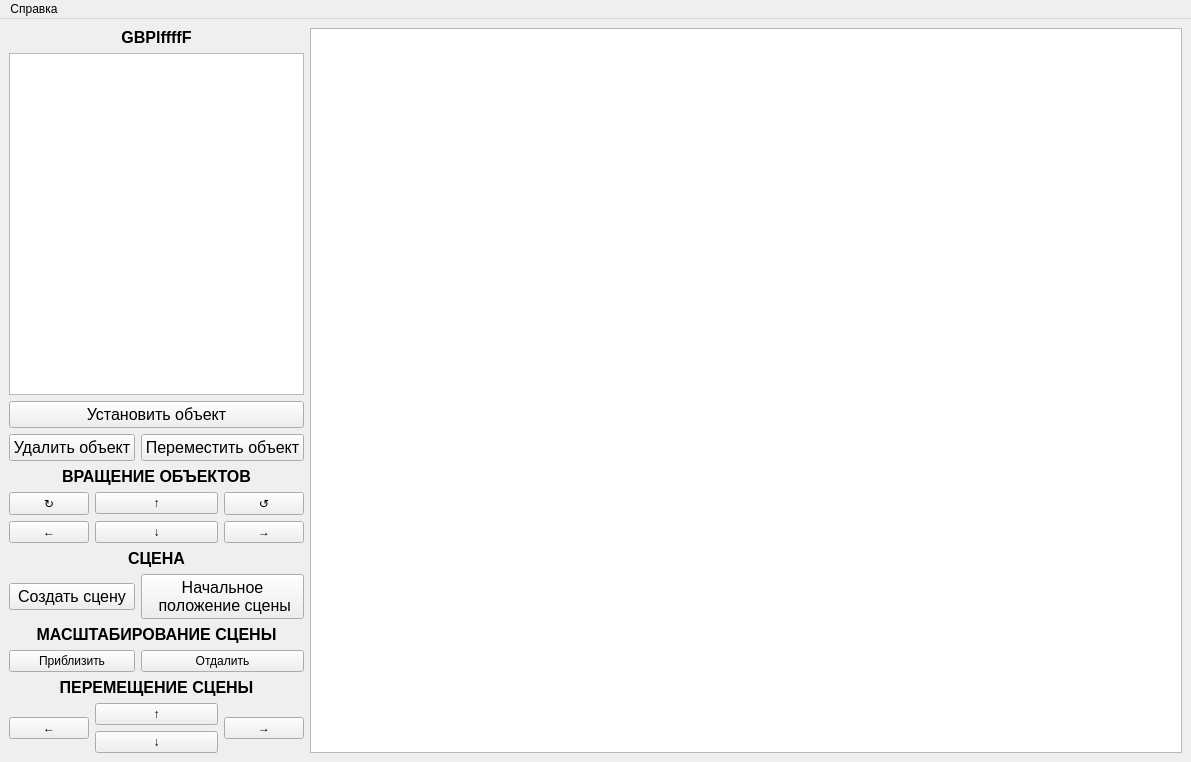
<?xml version="1.0" encoding="UTF-8"?>
<ui version="4.0">
 <class>MainWindow</class>
 <widget class="QMainWindow" name="MainWindow">
  <property name="geometry">
   <rect>
    <x>0</x>
    <y>0</y>
    <width>1191</width>
    <height>762</height>
   </rect>
  </property>
  <property name="windowTitle">
   <string>Курсовая работа, Ковалец</string>
  </property>
  <property name="windowIcon">
   <iconset>
    <normaloff>imgs/icon.ico</normaloff>imgs/icon.ico</iconset>
  </property>
  <widget class="QWidget" name="centralwidget">
   <layout class="QGridLayout" name="gridLayout">
    <item row="12" column="1" colspan="2">
     <widget class="QPushButton" name="pushButton_up_scene">
      <property name="text">
       <string>↑</string>
      </property>
     </widget>
    </item>
    <item row="12" column="3" rowspan="2">
     <widget class="QPushButton" name="pushButton_right_scene">
      <property name="text">
       <string>→</string>
      </property>
     </widget>
    </item>
    <item row="8" column="2" colspan="2">
     <widget class="QPushButton" name="pushButton_sceneToInitianPosition">
      <property name="font">
       <font>
        <pointsize>12</pointsize>
       </font>
      </property>
      <property name="text">
       <string>Начальное
 положение сцены</string>
      </property>
     </widget>
    </item>
    <item row="3" column="2" colspan="2">
     <widget class="QPushButton" name="pushButton_moveModel">
      <property name="font">
       <font>
        <pointsize>12</pointsize>
       </font>
      </property>
      <property name="text">
       <string>Переместить объект</string>
      </property>
     </widget>
    </item>
    <item row="5" column="1" colspan="2">
     <widget class="QPushButton" name="pushButton_up">
      <property name="text">
       <string>↑</string>
      </property>
     </widget>
    </item>
    <item row="2" column="0" colspan="4">
     <widget class="QPushButton" name="pushButton_addModel">
      <property name="font">
       <font>
        <pointsize>12</pointsize>
       </font>
      </property>
      <property name="text">
       <string>Установить объект</string>
      </property>
     </widget>
    </item>
    <item row="8" column="0" colspan="2">
     <widget class="QPushButton" name="pushButton_createScene">
      <property name="font">
       <font>
        <pointsize>12</pointsize>
       </font>
      </property>
      <property name="text">
       <string>Создать сцену</string>
      </property>
     </widget>
    </item>
    <item row="10" column="2" colspan="2">
     <widget class="QPushButton" name="pushButton_distance">
      <property name="text">
       <string>Отдалить</string>
      </property>
     </widget>
    </item>
    <item row="3" column="0" colspan="2">
     <widget class="QPushButton" name="pushButton_deleteModel">
      <property name="font">
       <font>
        <pointsize>12</pointsize>
       </font>
      </property>
      <property name="text">
       <string>Удалить объект</string>
      </property>
     </widget>
    </item>
    <item row="12" column="0" rowspan="2">
     <widget class="QPushButton" name="pushButton_left_scene">
      <property name="text">
       <string>←</string>
      </property>
     </widget>
    </item>
    <item row="1" column="0" colspan="4">
     <widget class="QListWidget" name="listWidget">
      <property name="font">
       <font>
        <family>Consolas</family>
        <pointsize>16</pointsize>
       </font>
      </property>
      <property name="iconSize">
       <size>
        <width>100</width>
        <height>100</height>
       </size>
      </property>
      <property name="currentRow">
       <number>-1</number>
      </property>
     </widget>
    </item>
    <item row="0" column="4" rowspan="14">
     <widget class="SpecialGraphicsView" name="graphicsView">
      <property name="cursor" stdset="0">
       <cursorShape>CrossCursor</cursorShape>
      </property>
     </widget>
    </item>
    <item row="9" column="0" colspan="4">
     <widget class="QLabel" name="label_4">
      <property name="font">
       <font>
        <pointsize>12</pointsize>
        <italic>false</italic>
        <bold>true</bold>
       </font>
      </property>
      <property name="text">
       <string>МАСШТАБИРОВАНИЕ СЦЕНЫ</string>
      </property>
      <property name="alignment">
       <set>Qt::AlignCenter</set>
      </property>
     </widget>
    </item>
    <item row="4" column="0" colspan="4">
     <widget class="QLabel" name="label_3">
      <property name="font">
       <font>
        <pointsize>12</pointsize>
        <italic>false</italic>
        <bold>true</bold>
       </font>
      </property>
      <property name="text">
       <string>ВРАЩЕНИЕ ОБЪЕКТОВ</string>
      </property>
      <property name="alignment">
       <set>Qt::AlignCenter</set>
      </property>
     </widget>
    </item>
    <item row="5" column="0">
     <widget class="QPushButton" name="pushButton_rightCircle">
      <property name="text">
       <string>↻</string>
      </property>
     </widget>
    </item>
    <item row="5" column="3">
     <widget class="QPushButton" name="pushButton_leftCircle">
      <property name="text">
       <string>↺</string>
      </property>
     </widget>
    </item>
    <item row="6" column="1" colspan="2">
     <widget class="QPushButton" name="pushButton_down">
      <property name="text">
       <string>↓</string>
      </property>
     </widget>
    </item>
    <item row="11" column="0" colspan="4">
     <widget class="QLabel" name="label_5">
      <property name="font">
       <font>
        <pointsize>12</pointsize>
        <italic>false</italic>
        <bold>true</bold>
       </font>
      </property>
      <property name="text">
       <string>ПЕРЕМЕЩЕНИЕ СЦЕНЫ</string>
      </property>
      <property name="alignment">
       <set>Qt::AlignCenter</set>
      </property>
     </widget>
    </item>
    <item row="6" column="0">
     <widget class="QPushButton" name="pushButton_left">
      <property name="text">
       <string>←</string>
      </property>
     </widget>
    </item>
    <item row="13" column="1" colspan="2">
     <widget class="QPushButton" name="pushButton_down_scene">
      <property name="text">
       <string>↓</string>
      </property>
     </widget>
    </item>
    <item row="7" column="0" colspan="4">
     <widget class="QLabel" name="label">
      <property name="font">
       <font>
        <pointsize>12</pointsize>
        <italic>false</italic>
        <bold>true</bold>
       </font>
      </property>
      <property name="text">
       <string>СЦЕНА</string>
      </property>
      <property name="alignment">
       <set>Qt::AlignCenter</set>
      </property>
     </widget>
    </item>
    <item row="6" column="3">
     <widget class="QPushButton" name="pushButton_right">
      <property name="text">
       <string>→</string>
      </property>
     </widget>
    </item>
    <item row="10" column="0" colspan="2">
     <widget class="QPushButton" name="pushButton_zoom">
      <property name="text">
       <string>Приблизить</string>
      </property>
     </widget>
    </item>
    <item row="0" column="0" colspan="4">
     <widget class="QLabel" name="label_2">
      <property name="font">
       <font>
        <pointsize>12</pointsize>
        <italic>false</italic>
        <bold>true</bold>
       </font>
      </property>
      <property name="text">
       <string>GBPlffffF</string>
      </property>
      <property name="alignment">
       <set>Qt::AlignCenter</set>
      </property>
     </widget>
    </item>
   </layout>
  </widget>
  <widget class="QMenuBar" name="menubar">
   <property name="geometry">
    <rect>
     <x>0</x>
     <y>0</y>
     <width>1191</width>
     <height>25</height>
    </rect>
   </property>
   <widget class="QMenu" name="menu">
    <property name="title">
     <string>Справка</string>
    </property>
    <addaction name="action"/>
    <addaction name="action_3"/>
   </widget>
   <addaction name="menu"/>
  </widget>
  <action name="action_2">
   <property name="text">
    <string>Руководство пользователя</string>
   </property>
  </action>
  <action name="action">
   <property name="text">
    <string> цуаруц</string>
   </property>
  </action>
  <action name="action_3">
   <property name="text">
    <string>цукцу</string>
   </property>
  </action>
 </widget>
 <customwidgets>
  <customwidget>
   <class>SpecialGraphicsView</class>
   <extends>QGraphicsView</extends>
   <header>specialgraphicsview.hpp</header>
  </customwidget>
 </customwidgets>
 <resources/>
 <connections/>
</ui>
